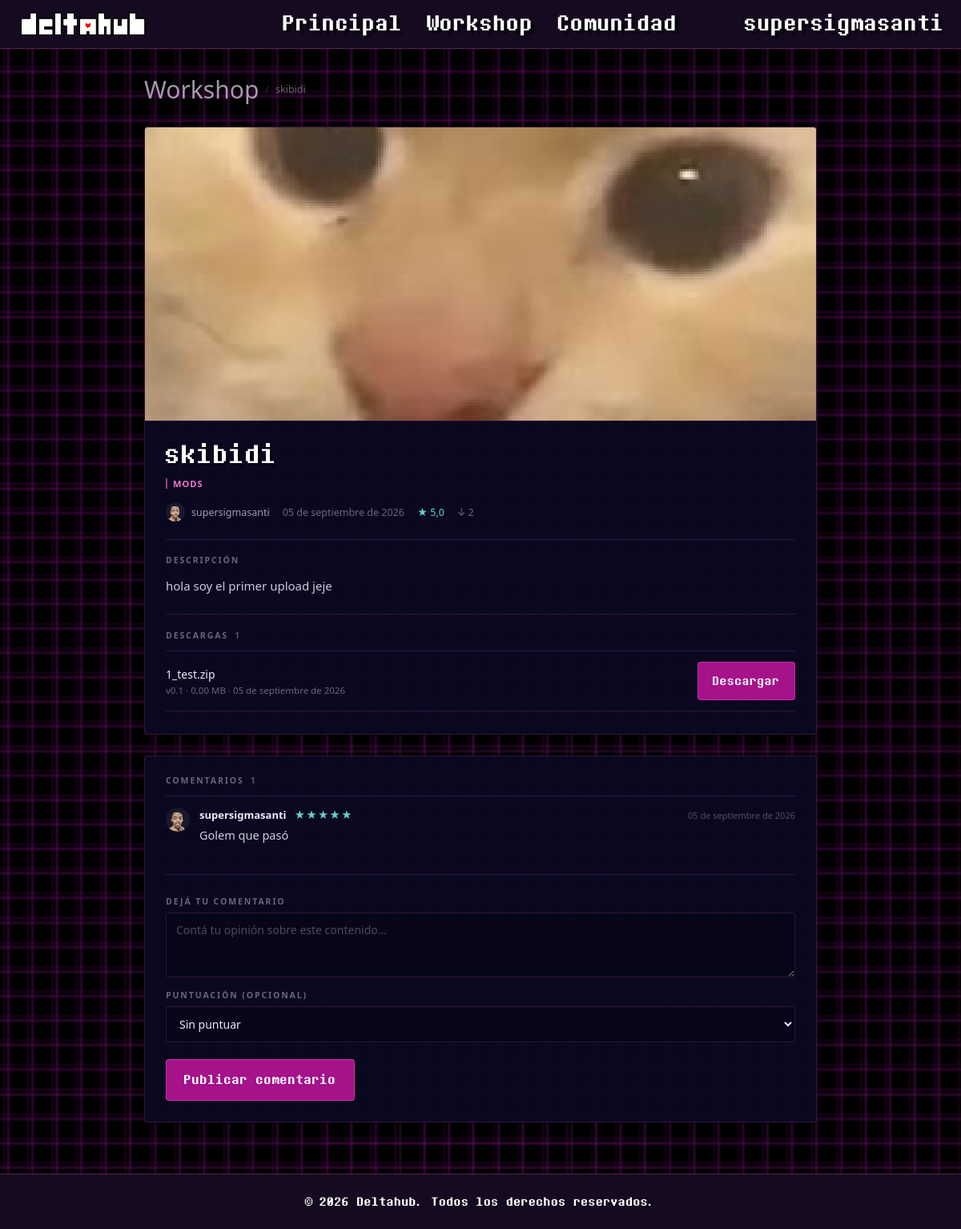
Page /item.php?id=1 (signed in) on the committed database.
### tables this page shows
CREATE TABLE `items` (
  `id` int(11) NOT NULL,
  `usuario_id` int(11) NOT NULL,
  `categoria_id` int(11) NOT NULL,
  `titulo` varchar(100) NOT NULL,
  `descripcion` text DEFAULT NULL,
  `imagen_portada` varchar(255) DEFAULT NULL,
  `fecha_publicacion` datetime DEFAULT current_timestamp(),
  `fecha_actualizacion` datetime DEFAULT NULL,
  `descargas` int(11) DEFAULT 0
);

CREATE TABLE `categorias` (
  `id` int(11) NOT NULL,
  `nombre` varchar(50) NOT NULL
);

CREATE TABLE `usuarios` (
  `id` int(11) NOT NULL,
  `nombre_usuario` varchar(50) NOT NULL,
  `email` varchar(100) NOT NULL,
  `password_hash` varchar(255) NOT NULL,
  `avatar_url` varchar(255) DEFAULT NULL,
  `banner_url` varchar(255) DEFAULT NULL,
  `fecha_registro` datetime DEFAULT current_timestamp(),
  `rol` enum('usuario','moderador','admin') DEFAULT 'usuario',
  `bio` text DEFAULT NULL
);

CREATE TABLE `archivos` (
  `id` int(11) NOT NULL,
  `item_id` int(11) NOT NULL,
  `version` varchar(20) DEFAULT NULL,
  `url_archivo` varchar(255) NOT NULL,
  `tamano_mb` decimal(6,2) DEFAULT NULL,
  `fecha_subida` datetime DEFAULT current_timestamp()
);

CREATE TABLE `comentarios` (
  `id` int(11) NOT NULL,
  `item_id` int(11) NOT NULL,
  `usuario_id` int(11) NOT NULL,
  `contenido` text NOT NULL,
  `puntuacion` tinyint(4) DEFAULT NULL CHECK (`puntuacion` between 1 and 5),
  `fecha` datetime DEFAULT current_timestamp()
);

### item.php (the view, shortened to what this page needs)
<?php
require_once "config/database.php";
function fecha_espanol($fecha) {
    $meses = [
        1  => "enero",
        2  => "febrero",
        3  => "marzo",
        4  => "abril",
        5  => "mayo",
        6  => "junio",
        7  => "julio",
        8  => "agosto",
        9  => "septiembre",
        10 => "octubre",
        11 => "noviembre",
        12 => "diciembre"
    ];
    $f = new DateTime($fecha);
    return $f->format("d") . " de " . $meses[(int)$f->format("n")] . " de " . $f->format("Y");
}
$id = (int)($_GET["id"] ?? 0);
$stmt = $pdo->prepare("
    SELECT items.*, usuarios.nombre_usuario, usuarios.avatar_url, categorias.nombre AS categoria_nombre
    FROM items
    JOIN usuarios ON items.usuario_id = usuarios.id
    JOIN categorias ON items.categoria_id = categorias.id
    WHERE items.id = :id
    LIMIT 1
");
$stmt->execute([":id" => $id]);
$item = $stmt->fetch(PDO::FETCH_ASSOC);
$no_encontrado = empty($item);
$archivos = [];
$comentarios = [];
$valoracion = null;
if (!$no_encontrado) {
    $stmt = $pdo->prepare("SELECT * FROM archivos WHERE item_id = :id ORDER BY fecha_subida DESC");
    $stmt->execute([":id" => $id]);
    $archivos = $stmt->fetchAll(PDO::FETCH_ASSOC);
    $stmt = $pdo->prepare("
        SELECT comentarios.*, usuarios.nombre_usuario, usuarios.avatar_url
        FROM comentarios
        JOIN usuarios ON comentarios.usuario_id = usuarios.id
        WHERE comentarios.item_id = :id
        ORDER BY comentarios.fecha DESC
    ");
    $stmt->execute([":id" => $id]);
    $comentarios = $stmt->fetchAll(PDO::FETCH_ASSOC);
    foreach ($comentarios as $c) {
        if (!empty($c["puntuacion"])) {
            $valoracion[] = (int)$c["puntuacion"];
        }
    }
    if (!empty($valoracion)) {
        $valoracion = round(array_sum($valoracion) / count($valoracion), 1);
    }
}
?>
<!DOCTYPE html>
<html lang="es">
<head>
    <link rel="stylesheet" href="style.css">
</head>
<body class="workshop">
    <header>
        <a href="index.php" class="header-logo-LoginRegister">
            <img src="imagenes/DeltahubLogo3px.png" alt="logo deltahub">
        </a>
        <a href="index.php" id="shadow">Principal</a>
        <a href="workshop.php" id="shadow">Workshop</a>
        <a href="community.html" id="shadow">Comunidad</a>
        <div class="auth">
            <?php if (isset($_SESSION["usuario_id"])): ?>
                <a href="perfil.php?id=<?php echo (int)$_SESSION["usuario_id"]; ?>" id="shadow">
                    <?php echo htmlspecialchars($_SESSION["nombre_usuario"]); ?>
                </a>
            <?php endif; ?>
        </div>
    </header>
    <main class="item-layout">
        <?php if ($no_encontrado): ?>
            <div class="item-missing">
                <h1 class="item-missing-title">Contenido no encontrado</h1>
                <p class="item-missing-text">
                    Ese contenido no existe o fue eliminado.
                </p>
                <a href="workshop.php" class="item-back-link">Volver a la workshop</a>
            </div>
        <?php else: ?>
            <nav class="item-crumbs">
                <a href="workshop.php" class="item-crumb">Workshop</a>
                <span class="item-crumb-sep" aria-hidden="true">/</span>
                <span class="item-crumb-here"><?php echo htmlspecialchars($item["titulo"]); ?></span>
            </nav>
            <article class="item-card">
                <div class="item-cover">
                    <?php if (!empty($item["imagen_portada"])): ?>
                        <img src="<?php echo htmlspecialchars($item["imagen_portada"]); ?>" alt="Portada de <?php echo htmlspecialchars($item["titulo"]); ?>">
                    <?php else: ?>
                        <div class="ws-item-thumb-placeholder">
                            <?php echo htmlspecialchars(mb_strtoupper(mb_substr($item["categoria_nombre"], 0, 4), "UTF-8")); ?>
                        </div>
                    <?php endif; ?>
                </div>
                <div class="item-body">
                    <h1 class="item-title"><?php echo htmlspecialchars($item["titulo"]); ?></h1>
                    <p class="item-cat"><?php echo htmlspecialchars($item["categoria_nombre"]); ?></p>
                    <div class="item-meta">
                        <a class="item-author"
                           href="perfil.php?id=<?php echo (int)$item['usuario_id']; ?>"
                           title="Perfil de <?php echo htmlspecialchars($item['nombre_usuario']); ?>">
                            <img
                            class="item-author-avatar"
                            src="<?php echo htmlspecialchars($item['avatar_url']); ?>"
                            alt="Avatar de <?php echo htmlspecialchars($item['nombre_usuario']); ?>"
                            >
                            <span><?php echo htmlspecialchars($item["nombre_usuario"]); ?></span>
                        </a>
                        <span class="item-date"><?php echo htmlspecialchars(fecha_espanol($item["fecha_publicacion"])); ?></span>
                        <?php if ($valoracion !== null): ?>
                            <span class="item-rate" title="Promedio de las puntuaciones de la comunidad">★ <?php echo number_format($valoracion, 1, ',', '.'); ?></span>
                        <?php endif; ?>
                        <span class="item-downloads">↓ <?php echo (int)$item["descargas"]; ?></span>
                    </div>
                    <div class="item-rule"></div>
                    <h2 class="item-section-title">Descripción</h2>
                    <p class="item-desc"><?php echo nl2br(htmlspecialchars($item["descripcion"] ?: "Sin descripción.")); ?></p>
                    <div class="item-rule"></div>
                    <h2 class="item-section-title">
                        Descargas
                        <?php if (count($archivos) > 0): ?>
                            <span class="item-section-count"><?php echo count($archivos); ?></span>
                        <?php endif; ?>
                    </h2>
                    <?php if (empty($archivos)): ?>
                        <p class="item-note">Este contenido todavía no tiene archivos disponibles.</p>
                    <?php else: ?>
                        <div class="item-files">
                            <?php foreach ($archivos as $archivo): ?>
                                <div class="file-row">
                                    <div class="file-info">
                                        <span class="file-name">
                                            <?php echo htmlspecialchars(basename($archivo["url_archivo"])); ?>
                                        </span>
                                        <span class="file-detail">
                                            v<?php echo htmlspecialchars($archivo["version"] ?? "1.0"); ?>
                                            · <?php echo number_format((float)$archivo["tamano_mb"], 2, ',', '.'); ?> MB
                                            · <?php echo htmlspecialchars(fecha_espanol($archivo["fecha_subida"])); ?>
                                        </span>
                                    </div>
                                    <a href="descargar.php?id=<?php echo (int)$item["id"]; ?>" class="btn-download">Descargar</a>
                                </div>
                            <?php endforeach; ?>
                        </div>
                    <?php endif; ?>
                </div>
            </article>
            <section class="comments-card" id="comentarios">
                <h2 class="item-section-title">
                    Comentarios
                    <?php if (count($comentarios) > 0): ?>
                        <span class="item-section-count"><?php echo count($comentarios); ?></span>
                    <?php endif; ?>
                </h2>
                <?php if (empty($comentarios)): ?>
                    <p class="item-note">Todavía no hay comentarios. ¡Sé el primero!</p>
                <?php else: ?>
                    <div class="comment-list">
                        <?php foreach ($comentarios as $comentario):
                            $avatar = empty($comentario["avatar_url"]) ? "uploads/avatars/default.jpg" : $comentario["avatar_url"];
                        ?>
                            <div class="comment-item">
                                <img class="comment-avatar" src="<?php echo htmlspecialchars($avatar); ?>" alt="Avatar de <?php echo htmlspecialchars($comentario["nombre_usuario"]); ?>">
                                <div class="comment-body">
                                    <div class="comment-head">
                                        <a class="comment-author"
                                           href="perfil.php?id=<?php echo (int)$comentario['usuario_id']; ?>"
                                           title="Perfil de <?php echo htmlspecialchars($comentario["nombre_usuario"]); ?>">
                                            <?php echo htmlspecialchars($comentario["nombre_usuario"]); ?>
                                        </a>
                                        <?php if (!empty($comentario["puntuacion"])): ?>
                                            <span class="comment-stars">
                                                <?php
                                                    $c = (int)$comentario["puntuacion"];
                                                    echo str_repeat("★", $c) . str_repeat("☆", 5 - $c);
                                                ?>
                                            </span>
                                        <?php endif; ?>
                                        <span class="comment-date"><?php echo htmlspecialchars(fecha_espanol($comentario["fecha"])); ?></span>
                                    </div>
                                    <p class="comment-text"><?php echo nl2br(htmlspecialchars($comentario["contenido"])); ?></p>
                                </div>
                            </div>
                        <?php endforeach; ?>
                    </div>
                <?php endif; ?>
                <?php if (isset($_SESSION["usuario_id"])): ?>
                    <div class="item-rule"></div>
                    <form class="item-form" action="item.php?id=<?php echo (int)$item["id"]; ?>#comentarios" method="POST">
                        <label class="item-form-label" for="contenido">Dejá tu comentario</label>
                        <textarea id="contenido" name="contenido" rows="3" maxlength="1000" placeholder="Contá tu opinión sobre este contenido..." required></textarea>
                        <label class="item-form-label" for="puntuacion">Puntuación (opcional)</label>
                        <select id="puntuacion" name="puntuacion">
                            <option value="">Sin puntuar</option>
                        </select>
                        <button type="submit" class="btn-submit">Publicar comentario</button>
                    </form>
                <?php else: ?>
                    <p class="item-login-hint">
                        <a href="login.html">Iniciá sesión</a> para comentar.
                    </p>
                <?php endif; ?>
            </section>
        <?php endif; ?>
    </main>
    <footer>
        <p>&copy; 2026 Deltahub. Todos los derechos reservados.</p>
    </footer>
</body>
</html>

### rows in the picture
items: titulo "skibidi", imagen_portada (picture), categoria.nombre "MODS", usuario.avatar_url (picture), usuario.nombre_usuario "supersigmasanti", fecha_publicacion "05 de septiembre de 2026", descargas "2", descripcion "hola soy el primer upload jeje"
archivos: url_archivo "1_test.zip", version "0.1", tamano_mb "0,00", fecha_subida "05 de septiembre de 2026"
comentarios: usuario.avatar_url (picture), usuario.nombre_usuario "supersigmasanti", puntuacion "★★★★★", fecha "05 de septiembre de 2026", contenido "Golem que pasó"

### other values in the picture
$_SESSION["nombre_usuario"] "supersigmasanti"
$valoracion "5,0"
count($archivos) "1"
count($comentarios) "1"
